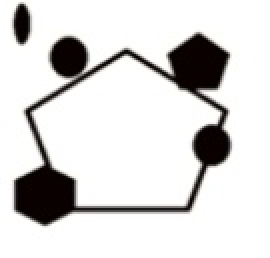
#> input picture Aberrations/pasttern1.jpg, 135 x 129 px, found by its file name (shown 2 times larger)
$ jupyter execute --allow-errors GS_2026.ipynb
#> lines starting #> are read from the running program, lines starting #| are printed output that depends on the picture; long printed decimals are rounded
<a href="https://colab.research.google.com/github/Gchirico63/Didattica/blob/main/Aberrations/GS_2026.ipynb" target="_parent"></a>

This is a code to implement the Gerbercht Saxton algorihtm to first order

In the propagation of the fiedl we use eigher the FFT far field propagation or the Fresnel propagation in the near field.

Gaussbeam(xx,yy,z,k0,w0,foc) is a reoutine to compute the Complex Gaussian field.  The difference is that the z coordinate is computed with respecgt to the focal plane ($z_f = z- f$).

ProgatorK(x,U0,k0,dz) is the routine to propagate by Fresnel the field on z=0 ($U_0$). The propagator is:
$$ U_z = iFFT\{FFT\{U_o\} \cdot exp[ik_z z ] \} \simeq iFFT\{FFT\{U_o\} \cdot exp[-ik^2 z /(2k_o) ] \} $$
where we disregard a term $excp\{ i k_o z\}$.

[cell 1]
"""
Gerberch-Saxton exploration

These are usefule routines

Giberto 17 May 2024

"""
import numpy as np
import matplotlib.pyplot as plt
import scipy
import os
import pandas as pd

################################################
def Gaussbeam(xx,yy,z,k0,w0,foc):
    zR = w0*w0*k0/2.
    zf = z-foc
    rr = xx**2 +yy**2
    Gbeam = zR/(zR-1j*zf) * np.exp(-k0*rr/(2*(zR-1j*zf)))
    """
    print ('comp w0 =',2*foc/(k0*w0)/np.sqrt(1 + (foc/zR)**2),' um')
    print ('Rayleigh range=',zR, 'EP diameter=', w0*np.sqrt(1 + (foc/zR)**2))
    print (zf)
    """
    return Gbeam
##################################################
"""
    Propagator in the Fourier space
    x is the 1D vecotr of the x coordinate (y must be the same) they are used in the main code
        to compute the meshgrid

    U0 is the field at z_in
    dz is the displacement in z
    k0 = 2pi/wavelength
    output:
    Uz is the field propagated at z= z_in + dz
"""
def ProgatorK(x,U0,k0,dz):
    #### NOTICE. AS IT IS dz must be negative to propagate forward!!!!!
    if U0.shape[0] != U0.shape[1]:
        print ('error on U, it is not square')
    ######### must be squared
    NN    = U0.shape[0]
    NNx   = x.shape[0]
    dx    = x[1]-x[0]

    if (NN != NNx):
        print ('error on the size, x.size is not U.size[0]')
    #print ('NN=',NN,'; dx=',dx)

    Ufft    = np.fft.fft2(U0)    ####2D FFT  of the oriignal field
    Ffreq   = 2*np.pi* np.fft.fftfreq(NN,dx)#### q is not the frequnecy!!!!!!
    ffx,ffy = np.meshgrid(Ffreq,Ffreq)
    F2      = ffx*ffx + ffy*ffy
    phase   = F2*dz/2/k0

    ### print ('max phase:', phase.max(),F2.max(),k0)

    E       = np.exp(-1j*phase) ## propagator

    Uz      = np.fft.ifft2(E*Ufft)
    return(Uz)

############# standard GS algorithm with FFT
def GS_Python(img, maxIter):

    height, width = img.shape
    # ---- "Fourier" is the SLM or pupil
    # ---- "Space" is the sample plane or the eye retina
    # ---  Assumptions are made on the intnsity profiles on the two planes
    measuredAmplitudeSpace    = np.sqrt(img)
    measuredAmplitudeFourier  = np.ones((height, width))

    # --- Starting point
    currentPhaseSpace         = np.random.rand(height, width)
    # --- Initialization
    currentPhaseFourier       = np.ones((height, width))
    # ---- starting Efield on Sample plane
    currentSpace = measuredAmplitudeSpace * np.exp(currentPhaseSpace * 1j)

    for iter in range(maxIter):
        # --- Enforce measured amplitude constraint in the Fourier domain
        currentFourier            = np.fft.fft2(currentSpace)
        currentPhaseFourier       = np.angle(currentFourier)
        currentFourier            = measuredAmplitudeFourier * np.exp(1j * currentPhaseFourier)

        # --- Enforce measured amplitude constraint in the spatial domain
        currentSpace              = np.fft.ifft2(currentFourier)
        currentPhaseSpace         = np.angle(currentSpace)
        currentSpace              = measuredAmplitudeSpace * np.exp(1j * currentPhaseSpace)

    return currentPhaseFourier
########################  rebin  a matrix
def Mat_reduce(A,m):
    N,N= A.shape
    m = int(m/2)*2
    Ar = np.zeros((N,N))
    for i in np.arange(0,N,m):
        for j in np.arange(0,N,m):
            for k in range(m):
                for h in range(m):
                    Ar[i+k,j+h] = A[i,j]
    return Ar

[cell 2]
########################## if you want to import a pattern...
from PIL import Image
import matplotlib.gridspec as gridspec  # Import gridspec

def controlla_img(img,img_fin):
  print (img_fin.max(), img_fin.min())
  print (img.max(), img.min())
# Check for NaN values
  has_nan = np.isnan(img_fin).any()

# Check for Inf values
  has_inf = np.isinf(img_fin).any()

  if has_nan:
      print("The matrix contains NaN values.")
  if has_inf:
      print("The matrix contains Inf values.")
  return 0

#### in case you want to open a specific pattern you must upload in colab drive and
### copy the path
# Open an image file

image       = Image.open("/content/pasttern1.jpg")
#> image is the input picture: PIL image 135x129 RGB; mean R, G, B 217.3, 216.1, 215.5
gray_image  = image.convert("L")
pattern1    = np.array(gray_image)
image       = Image.open("/content/pasttern2.jpg")
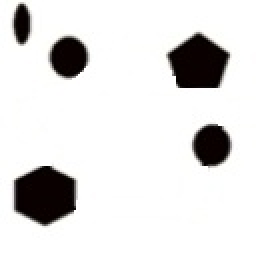
#> input picture Aberrations/pasttern2.jpg, 135 x 129 px, found by its file name (shown 2 times larger)
#> image is the input picture: PIL image 135x129 RGB; mean R, G, B 225.8, 224.9, 224.5
gray_image  = image.convert("L")
pattern2    = np.array(gray_image)

################# define ALL UNITS IN micrometers
k0      = 2*np.pi/0.8 ### in 1/um
N       = 64
w0      = 3
foc     = 8000   ### um
Dz      = 3
z       = foc-Dz ##
####################  spacing in SLM  plane
x       = np.linspace(-10,10,N)   #### in um
xx,yy   = np.meshgrid(x,x)
height, width = xx.shape

FLAGp    = 'pattern2' ## or  'Gauss
############## load a specific pattern or create two spots with fringes
alfaM     = 1 ## radiants
maxIter   = 25 #fior the GS algorithm
contatore = 0
Gbeam0    = Gaussbeam(xx,yy,z,k0,w0,foc)  ##computed in z-foc = foc-Dz - foc = -Dz with respct to the focal plan e

######    show : open figiures  ########
fig = plt.figure(figsize=(10, 6))
gs = gridspec.GridSpec(2, 3, width_ratios=[1, 1, 2])  # Last column is wider

# Subplots for the first two columns
A1 = fig.add_subplot(gs[0, 0])  # Top-left
A2 = fig.add_subplot(gs[0, 1])  # Top-middle
A3 = fig.add_subplot(gs[1, 0])  # Bottom-left
A4 = fig.add_subplot(gs[1, 1])  # Bottom-middle
for a in [A1, A2, A3, A4]:
  a.set_aspect('equal')
  a.set_xticks([])
  a.set_yticks([])
## avoid to show the labels

# Large imshow subplot spanning both rows in the third column
A5 = fig.add_subplot(gs[0, 2])  # upper right column
A5.set_xticks([])
A5.set_yticks([])
A6 = fig.add_subplot(gs[1, 2])  # upper right column
#### show the initial distribution of intentisyt
A1.contourf(xx,yy,np.abs(Gbeam0)**2,levels = 12)
A1.set_title('Gaus Img')
##################
############  randomphase for scattering
scatAmp     = 0.001
RandPhase   = np.pi - 2*np.pi*np.random.rand(height, width)
RandPhase_4 = scatAmp*Mat_reduce(RandPhase,4)

######################################################
########## choose patterns  ##################

if FLAGp == 'Gauss':
  print ('sample is : ',FLAGp)
  alfax     = alfaM
  alfay     = np.sqrt(alfaM**2 - alfax**2)
  if (alfax <0):
    alfay = -alfay
  print (alfax,alfay)

  GbeamT    = Gbeam0*np.exp(1j*xx*alfax+1j*yy*alfay) + Gbeam0*np.exp(-1j*xx*alfax-1j*yy*alfay)
  E_sample  = ProgatorK(x,GbeamT*np.exp(1j*RandPhase_4),k0,-Dz)
  print ('sample is : Gauss')
elif FLAGp == 'pattern1':
  E_sample  = pattern1*np.exp(1j*0)
  img_in    = np.abs(E_sample)**2
  print ('sample is : pattern')
elif FLAGp == 'pattern2':
  E_sample  = pattern2*np.exp(1j*0)
  img_in    = np.abs(E_sample)**2
  print ('sample is : pattern')
else:
  print ('NO PATTERN DETECTED ')

print (E_sample.shape, RandPhase.shape, RandPhase_4.shape)
#| (129, 135) (64, 64) (64, 64)
#############   show starting point
img = np.abs(E_sample)**2
img       = (img-img.min()) / (img.max()-img.min())

I01       = A2.imshow(img,cmap='hot')
A2.set_title('Sample Img')
plt.colorbar(I01,ax=A2,shrink=0.5)

#############  this is the Gerbert-Saxton algorithm ### standard FT GS
Phase     = GS_Python(img_in, maxIter)   ### standard FT GS
#> the loop in GS_Python, `for iter in range(maxIter):` made 25 passes
#> pass 1, in GS_Python, `currentPhaseFourier       = np.angle(currentFourier)`:
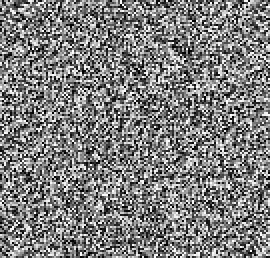
#> currentPhaseFourier: shape (129, 135) float64 (shown 2 times larger); min -3.14, max 3.14, mean -0.0172; drawn with min black and max white
#> pass 1, in GS_Python, `currentPhaseSpace         = np.angle(currentSpace)`:
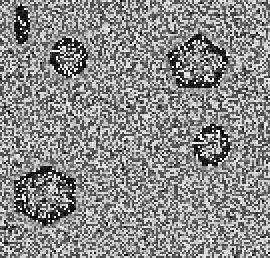
#> currentPhaseSpace: shape (129, 135) float64 (shown 2 times larger); min -3.14, max 3.14, mean 0.317; drawn with min black and max white
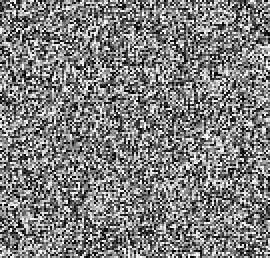
#> Phase: shape (129, 135) float64 (shown 2 times larger); min -3.14, max 3.14, mean -0.00989; drawn with min black and max white

A3.imshow(np.fft.fftshift(Phase))
A3.set_title('SLM Phase')


###final, but needs to be flipped ud and lr

E_sample    = np.fft.fft2(np.exp(1j*Phase))
img_fin     = np.abs(E_sample)**2
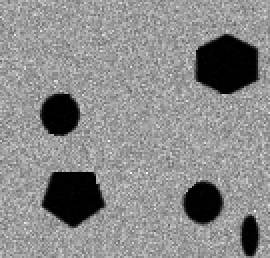
#> img_fin: shape (129, 135) float64 (shown 2 times larger); min 0.634, max 32030, mean 17415; drawn with min black and max white
img_fin     = (img_fin-img_fin.min()) / (img_fin.max()-img_fin.min())
img_fin     = np.flipud(np.fliplr(img_fin))  ##### FLIP
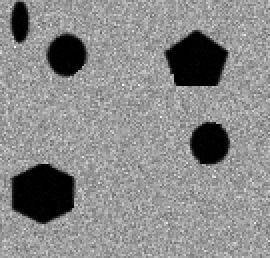
#> img_fin: shape (129, 135) float64 (shown 2 times larger); min 0, max 1, mean 0.544
I11         = A4.imshow(img_fin,cmap='hot')
A4.set_title('Sample Img Fin')
plt.colorbar(I11,ax=A4,shrink=0.5)

################## Error matrix

ERR_img     = 100* 0.5*np.abs(img_fin-img) / np.mean(img_fin + img)
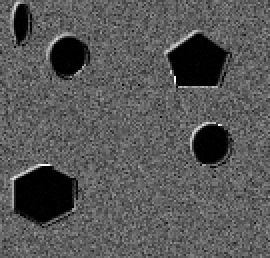
#> ERR_img: shape (129, 135) float64 (shown 2 times larger); min 7.51e-06, max 35.04, mean 12; drawn with min black and max white
num = np.sqrt(np.mean((img_fin - img)**2))
#> num = 0.369
den = np.mean(img_fin + img)
#> den = 1.42


print ('<Error>=',round(ERR_img.mean(),2),' +/-',round(ERR_img.std(),2))
#| <Error>= 12.01  +/- 4.98
controlla_img(img_fin,ERR_img)
#| 35.039 7.514682169245353e-06
#| 1.0 0.0
#> in controlla_img, `has_nan = np.isnan(img_fin).any()`: has_nan = False

I5          = A5.imshow(ERR_img,cmap='hot',vmin=-100,vmax=100)
plt.colorbar(I5,ax=A5,shrink=0.5)
A5.set_title('Error %')


plt.figure()
############ now compute tyhe histogram of the errors
pos = A6.get_position()  # gets current position [left, bottom, width, height]
A6.set_position([pos.x0 + 0.04,   # shift slightly right
                 pos.y0 + 0.02,   # shift slightly up
                 pos.width * 0.7, # shrink width to 75%
                 pos.height * 0.75 # shrink height to 75%
                 ])
A6.hist(ERR_img.flatten(), bins=30, edgecolor='black', alpha=0.7)  # 30 bins for better distribution
A6.set_xlabel("% error")
A6.set_ylabel("Frequency")
A6.set_xlim(-30,30)
A6.set_title("Histogram of Error Matrix Values")
A6.grid(True)


#Phase2    = Phase
Phase2    = Phase
plt.figure()
plt.plot(img_fin[img_fin.shape[0]//2,:])

A4.plot([0,img_fin.shape[1]],[img_fin.shape[0]//2,img_fin.shape[0]//2],c='white')

fig.suptitle('GS with Maxiter='+str(maxIter))
#> figure, not shown here; panel 6: tallest bar 2503 high, from x = 12.85 to 14.02
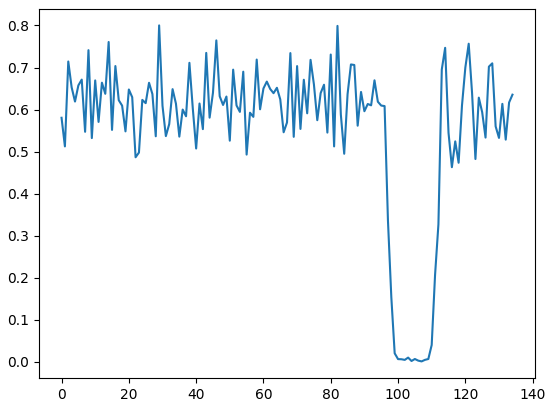
#> figure drawn by matplotlib, 1 panel; curve peaks at x = 29, y = 0.8

[cell 3]
plt.figure()
print ('ASSUME THAT THERE ARE TWO PREVISOULòY COMPUTED PHASES')
#> (the rest of this cell did not finish here and is left out)

The following is to test the possibility to dump three equal amplitude spots on a SLM
Possibly with a aberration.

[cell 4]
import numpy as np
import matplotlib.pyplot as plt
from scipy.signal import convolve2d

#################
def dilateMat(M):
  maschera  = np.ones((3,3))
  Mdilat    = convolve2d(M, maschera, mode='same')
  return Mdilat

###########  physical parameters

wav     = 2*np.pi/k0
#####à spatial parameters
rho     = np.sqrt(xx*xx+yy*yy)
angolo  = np.atan2(yy,xx)
########## aberrations , spherical and astigmatism
Ash     = 0.001
Aas     = 0.0009
Fase    = Ash * (rho**4 - rho**2) + Aas * rho*np.cos(angolo) ### aberrated phase

E_0 = np.ones(xx.shape) * np.exp(1j*Fase)  # background phase + aberrations

dimx,dimy = E_0.shape
NP = 6  ## nu,mber of spots
F, A = plt.subplots(1,NP)

freq    = np.fft.fftfreq(dimx,1)  ### Fourier frequencies

xprime  = freq *foc * wav /1000  ### focal plan coordinates
yprime  = freq *foc * wav / 1000
xxp,yyp   = np.meshgrid(xprime,yprime)
print (xxp.max(),xxp.min(),xxp.shape,xprime.shape)

for k in range(NP):
    alpha = float(k)/6
    print(k, 'alpha=',np.round(alpha,2), ' rads; xprime=',np.round(alpha *foc*wav/1000,2),' um')
    Prismx = np.exp(1j * 2 * np.pi * alpha * xx)
    Prismy = np.exp(1j * 2 * np.pi * alpha * yy)

    E_slm     = E_0 * Prismx + E_0 * Prismy
    E_sample  = np.fft.fft2(   np.exp(1j*np.angle(E_slm + E_0))  )
#    E_sample  = np.fft.fft2(                    E_slm + E_0     )

    im        = np.abs(np.fft.fftshift(E_sample))**2
    im        = dilateMat(im)
    A[k].imshow(im, cmap='inferno')
#    A[k].contourf(xprime,yprime,im, cmap='inferno')

plt.show()
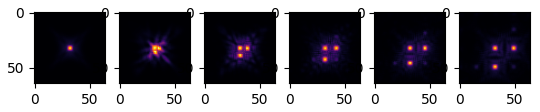
#> figure drawn by matplotlib, 6 panels

The following is to encode 3 spots with different amplitude and recover them via GS

[cell 5]
def Nspots(xx,yy,xc,ss,intx):
  ns    = xc.shape[0]
  print (xx.shape)
  Mat   = np.zeros(xx.shape)
  for i in range(ns):
    Mat = Mat + intx[i]*np.exp(-(xx-xc[i,0])**2 /ss[i]**2  - (yy-xc[i,1])**2 / ss[i]**2)
  return (Mat)

F,A = plt.subplots(1,3,figsize=(12,4))

xxm   = xx.min()
xxM   = xx.max()
delta = xxM - xxm

xc = np.zeros((3,2))
ss = np.zeros((3))
intx = np.zeros((3))

xc[0,0] =  xxm + delta *0.3
xc[0,1] =  xxm + delta *0.6
xc[1,0] =  xxM - delta * 0.8
xc[1,1] =  xxM - delta * 0.7
xc[2,0] =  xxm + delta * 0.5
xc[2,1] =  xxM - delta * 0.8

ss[0] = ss[1] = ss[2] = 1
intx[0] = 2
intx[1] = 4
intx[2] = 9

Mat   = Nspots(xx,yy,xc,ss,intx)
A[0].imshow(Mat)

####### now find the GS phase

#Phase = GS_Python(img, maxIter)   ### standard FT GS
maxIter   = 150 #fior the GS algorithm
Phase     = GS_Python(Mat, maxIter)   ### standard FT GS
A[1].imshow(Phase )
###final, but needs to be flipped ud and lr
E_sample    = np.fft.fft2(np.exp(1j*Phase))
img_fin     = np.abs(E_sample)**2
img_fin     = (img_fin-img_fin.min()) / (img_fin.max()-img_fin.min())
img_fin     = np.flipud(np.fliplr(img_fin))  ##### FLIP
A1          = A[2].imshow(img_fin,cmap='hot')
A[2].set_title('Sample Img Fin')
plt.colorbar(A1,ax=A[2],shrink=0.5)
print (img_fin.shape)

## find maxima
mw = 5
max1   = img_fin.max()
imax1  = int(img_fin.argmax() // img_fin.shape[0])
jmax1 = int(img_fin.argmax() % img_fin.shape[1])
print ('1:',imax1,jmax1,max1)
img_fin[imax1-mw:imax1+mw,jmax1-mw:jmax1+mw] =0

max2   = img_fin.max()
imax2  = int(img_fin.argmax() // img_fin.shape[0])
jmax2 = int(img_fin.argmax() % img_fin.shape[1])
print ('2:',imax2,jmax2,max2)
img_fin[imax2-mw:imax2+mw,jmax2-mw:jmax2+mw] =0

max3   = img_fin.max()
imax3  = int(img_fin.argmax() // img_fin.shape[0])
jmax3 = int(img_fin.argmax() % img_fin.shape[1])
print ('3:',imax3,jmax3,max3)
img_fin[imax3-mw:imax3+mw,jmax3-mw:jmax3+mw] =0

print (max1,max2,max3)
print (9*max1/max1,9*max2/max1,9*max3/max1)

Phase4 = Phase
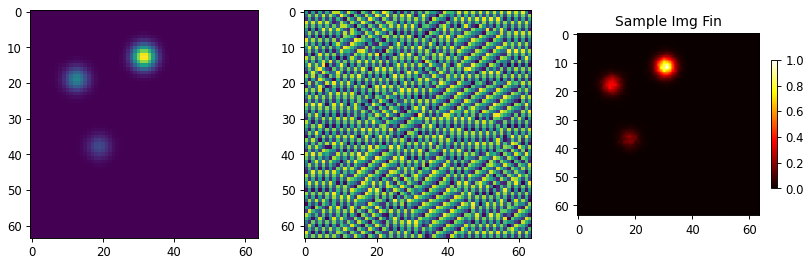
#> figure drawn by matplotlib, 4 panels
